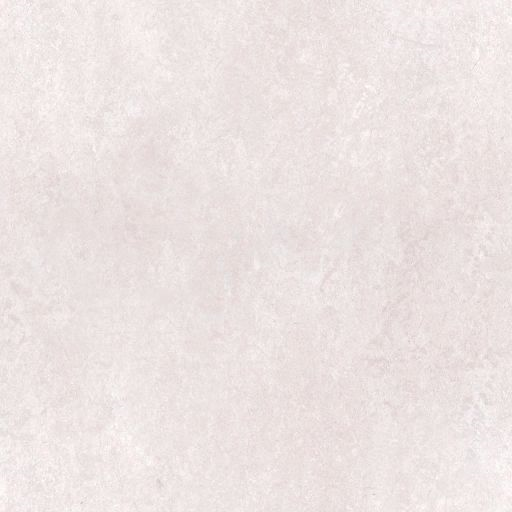
#> input picture cnnModel/MinibotSampleImgs/wall.png, 512 x 512 px, found by its file name
$ python data.py   (older library calls are emulated)
#> lines starting #> are read from the running program, lines starting #| are printed output that depends on the picture
from PIL import Image
import numpy as np
import matplotlib.pyplot as plt

DATAPATH = "/Users/vincirist/Documents/HackerMaterial/pythonWS/hrobml/SimonPySlam/cnnModel/minibotSampleImgs/"
wallIm = Image.open(DATAPATH + "wall.png")
#> wallIm is the input picture: PIL image 512x512 RGBA; mean R, G, B, A 236.7, 227.6, 226.1, 255
symbolNames = [ "wall", # nothing
                "arrow_left", "arrow_down", "arrow_right", "arrow_up", # arrows
                "bigS", "bigT", "bigX", # letters
                "circle", "square", # shape
                "skull", "fire", "henrik"] # funny things
symList = [ Image.open(DATAPATH + filename + ".png") for filename in symbolNames]
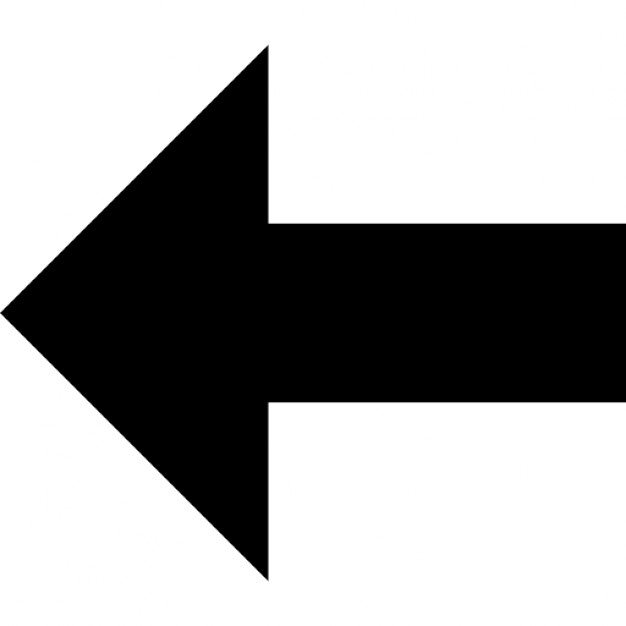
#> input picture cnnModel/MinibotSampleImgs/arrow_left.png, 626 x 626 px, found by its file name
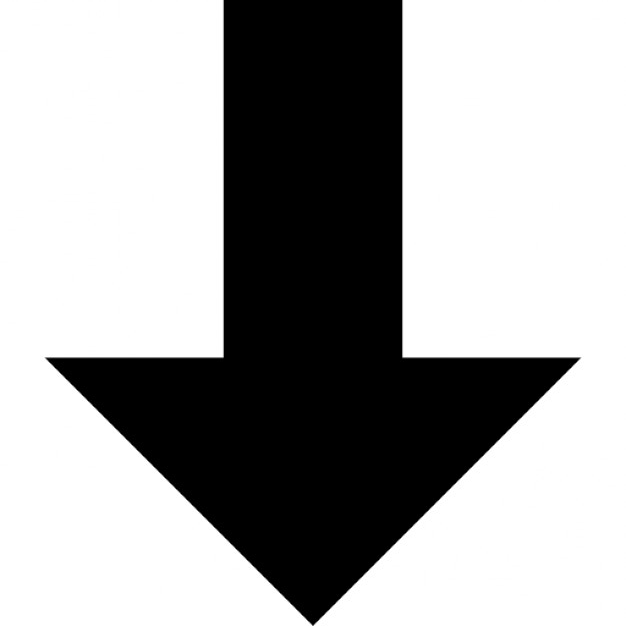
#> input picture cnnModel/MinibotSampleImgs/arrow_down.png, 626 x 626 px, found by its file name
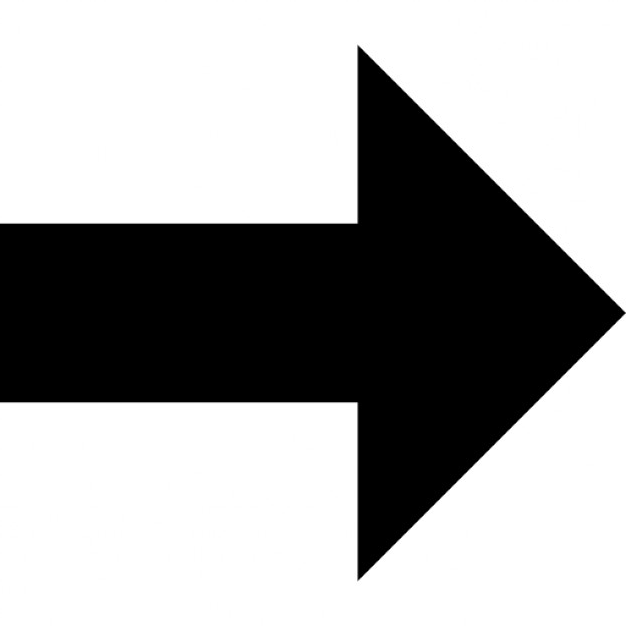
#> input picture cnnModel/MinibotSampleImgs/arrow_right.png, 626 x 626 px, found by its file name
#> (the run stopped early here; a loop or call above may not have finished)
